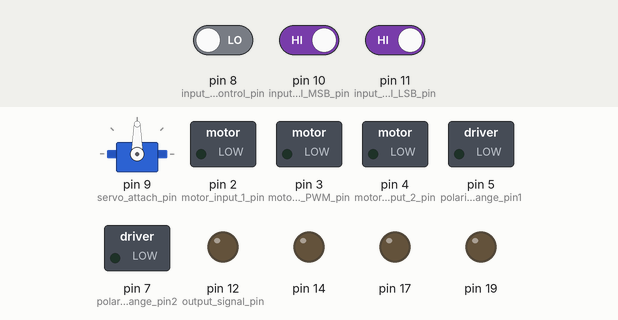
This sketch was run on a simulated Arduino Uno, built with avr-gcc and run on an emulated ATmega328P. Shown: servo, switched loads named in the sketch (green lamp = pin HIGH), output pins drawn as LEDs (lit = HIGH). The inputs (shaded band) are chosen by the test bench; at power-on: pin 8 (input_signal_control_pin) LOW, pin 10 (input_signal_MSB_pin) HIGH, pin 11 (input_signal_LSB_pin) HIGH.

Above: at 1.2 s.
1.3 s: pin 8 (input_signal_control_pin) driven HIGH
At 2.2 s:
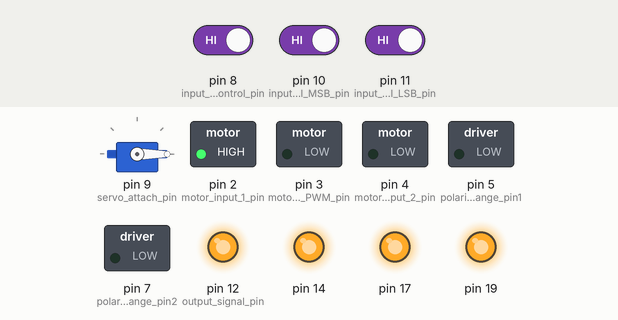
4.3 s: pin 10 (input_signal_MSB_pin) driven LOW
At 6.8 s:
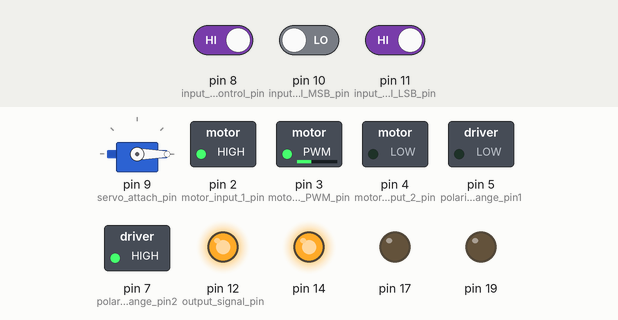
7.3 s: pin 10 (input_signal_MSB_pin) driven HIGH and pin 11 (input_signal_LSB_pin) driven LOW
10.3 s: pin 11 (input_signal_LSB_pin) driven HIGH
At 11.1 s:
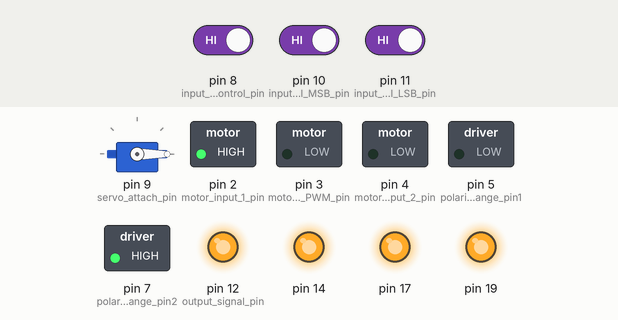
13.3 s: pin 11 (input_signal_LSB_pin) driven LOW
At 15.8 s:
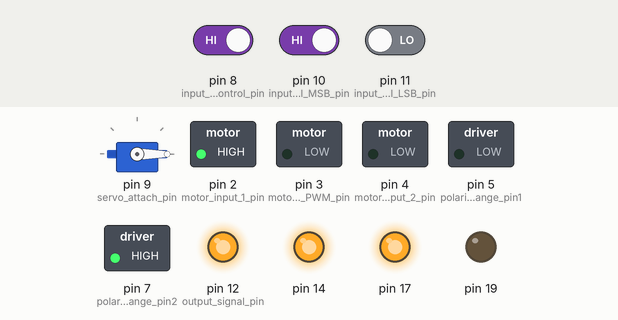
19.3 s: pin 8 (input_signal_control_pin) driven LOW
At 20.4 s:
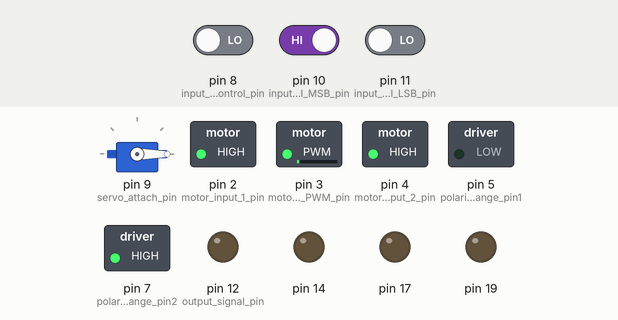
Timing chart, 0 to 21.8 s (numbered marks = the images above; inputs shaded):
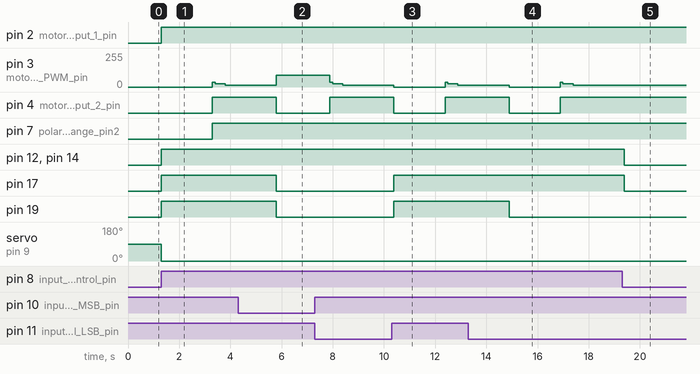

Measured:
- after the input at 1.3 s, pin 2 (motor_input_1_pin): LOW → HIGH at once; pin 3 (motor_input_PWM_pin): 0/255 → 35/255 after 2.0 s, → 24/255 0.10 s later, → 14/255 0.40 s later
- after the input at 4.3 s, pin 3 (motor_input_PWM_pin): 14/255 → 90/255 after 1.5 s; pin 17, pin 19: HIGH → LOW after 1.5 s
- after the input at 10.3 s, pin 19: LOW → HIGH after 0.09 s
- after the input at 13.3 s, pin 19: HIGH → LOW after 1.6 s
- after the input at 19.3 s, pin 3 (motor_input_PWM_pin): stays 14/255 (without the input it goes to 0/255 after 0.09 s); pin 4 (motor_input_2_pin): stays HIGH (without the input it goes to LOW after 0.09 s); pin 12 (output_signal_pin), pin 14, pin 17: HIGH → LOW after 0.09 s

The sketch:

MOTOR_PWM_SUPER_FINAL.ino
```cpp
#include<Servo.h>;
Servo myservo;
int Control_Pin = 0;
int MSB = 0;
int LSB = 0;
int input_signal_control_pin = 8;
int input_signal_MSB_pin = 10;
int input_signal_LSB_pin = 11;
int output_signal_pin = 12;
int motor_input_1_pin = 2;
int motor_input_PWM_pin = 3;
int motor_input_2_pin = 4;
int polarity_change_pin1 = 5;
int polarity_change_pin2 = 7;
int servo_attach_pin = 9;
int servo_closing_angle = 0;
int servo_opening_angle = 0;
int servo_delay = 0;
int TZ1_rpm = 90;
int TZ1_delay = 548/6;
int TZ2_rpm = 0;
int TZ2_delay = 0;
int TZ3_rpm = 0;
int TZ3_delay = 0;

void setup() {

  myservo.attach(servo_attach_pin);
  pinMode(input_signal_control_pin,INPUT);
  pinMode(input_signal_MSB_pin,INPUT);
  pinMode(input_signal_LSB_pin,INPUT);
  pinMode(output_signal_pin,OUTPUT);
  pinMode(motor_input_1_pin,OUTPUT);
  pinMode(motor_input_PWM_pin,OUTPUT);
  pinMode(motor_input_2_pin,OUTPUT);
  pinMode(polarity_change_pin1,OUTPUT);
  pinMode(polarity_change_pin2,OUTPUT);
  pinMode(14,OUTPUT);
  pinMode(17,OUTPUT);
  pinMode(19,OUTPUT);

}
void initial_reference(){
    analogWrite(motor_input_PWM_pin,35);
    delay(100);
    analogWrite(motor_input_PWM_pin,24);
    delay(400);
    analogWrite(motor_input_PWM_pin,14);
    delay(2000);
    digitalWrite(output_signal_pin,LOW);
}

void Target_TZ(int rpm, int de_lay){
   digitalWrite(output_signal_pin,HIGH);
    myservo.write(servo_closing_angle);
    delay(servo_delay);
    analogWrite(motor_input_PWM_pin,rpm);
    digitalWrite(2, HIGH);
    digitalWrite(4, LOW);
    delay(2000);
    digitalWrite(polarity_change_pin1,LOW);
    digitalWrite(polarity_change_pin2,HIGH);
    delay(de_lay);
    digitalWrite(2, HIGH);
    digitalWrite(4, HIGH);
    myservo.write(servo_opening_angle);
    delay(servo_delay);
}

void loop(){
  Control_Pin = digitalRead(input_signal_control_pin);
  MSB = digitalRead(input_signal_MSB_pin);
  LSB = digitalRead(input_signal_LSB_pin);
  if(Control_Pin == HIGH)
  {
    if(MSB == LOW && LSB == LOW)
    {
      //  Do Nothing, Stay at INITIAL_REFERENCE
      initial_reference();
    }
  }
  if(Control_Pin == HIGH)
  {
    if(MSB == LOW && LSB == HIGH)
    {
      //  Go to TZ1, & then stay at INITIAL_REFERENCE
      digitalWrite(14,HIGH);
      Target_TZ(TZ1_rpm,TZ1_delay);
      initial_reference();
    }
  }
  if(Control_Pin == HIGH)
  {
    if(MSB == HIGH && LSB == LOW)
    {
      //  Go to TZ2, & then stay at INITIAL_REFERENCE
      digitalWrite(14,HIGH);
      digitalWrite(17,HIGH);
      Target_TZ(TZ2_rpm,TZ2_delay);
      initial_reference();
    }
  }
  if(Control_Pin == HIGH)
  {
    if(MSB == HIGH && LSB == HIGH)
    {
      //   Go to TZ3, & then stay at INITIAL_REFERENCE
      digitalWrite(14,HIGH);
      digitalWrite(17,HIGH);
      digitalWrite(19,HIGH);
      Target_TZ(TZ3_rpm,TZ3_delay);
      initial_reference();
    }
  }
  digitalWrite(14,LOW);
      digitalWrite(17,LOW);
      digitalWrite(19,LOW);
}
```
